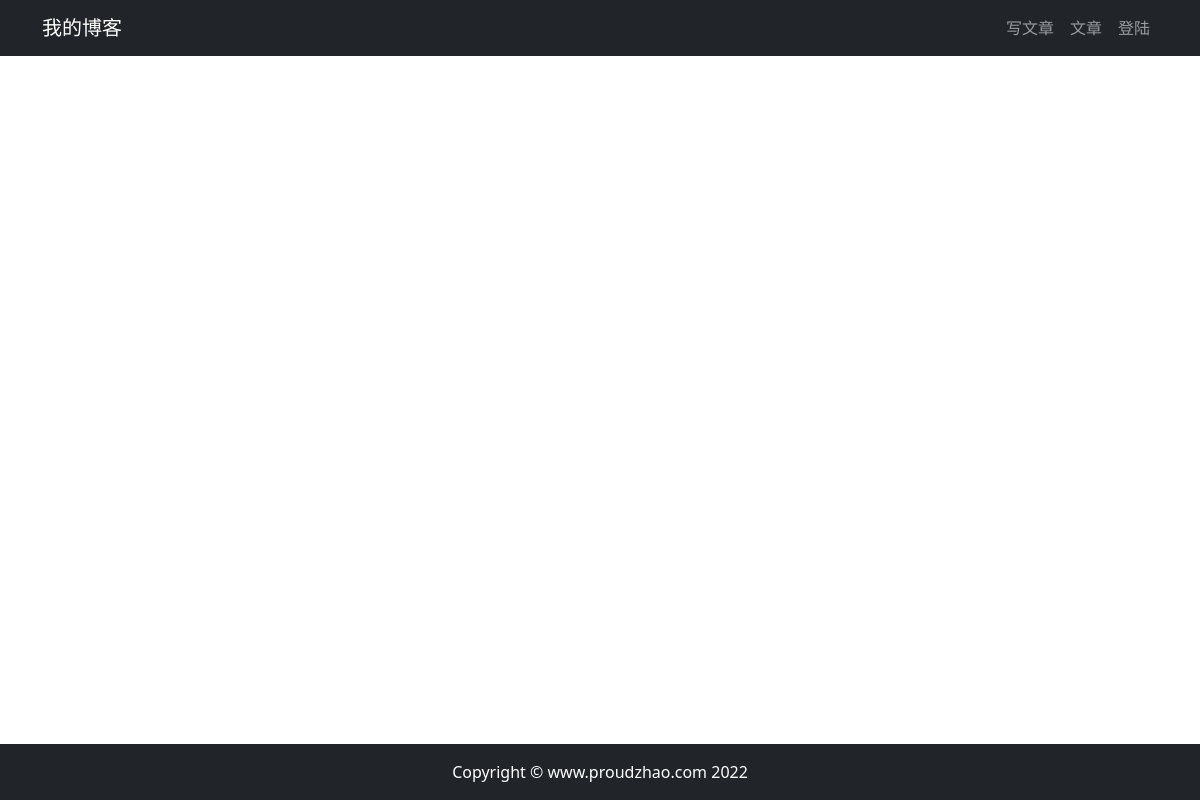
The page /article/article-list/ on the database as committed earlier.
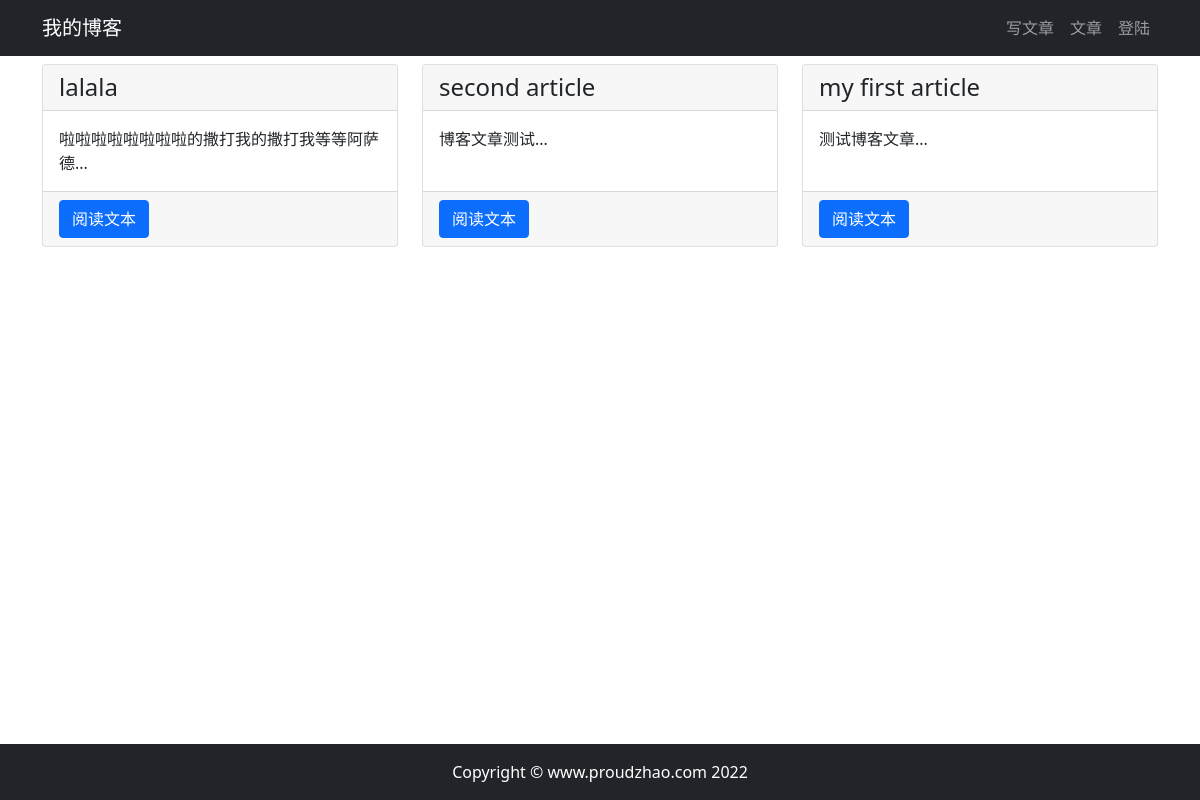
The same page on the database as committed later.
### article/models.py (models this page shows, shortened)
class ArticlePost(models.Model):
    author = models.ForeignKey(User, on_delete=models.CASCADE)
    title = models.CharField(max_length=100)
    body = models.TextField()
    created = models.DateTimeField(default=timezone.now)
    updated = models.DateTimeField(auto_now=True)
    class Meta:
        ordering = ('-created',)  # 这里是以创建时间倒序排列

### article/views.py (the view)
# urls.py: path('article-list/', views.article_list, name='article_list'),
def article_list(request):
    articles = ArticlePost.objects.all()
    context = {'articles': articles}
    return render(request, 'article/list.html', context)

### templates/article/list.html (shortened to what this page needs)
{% extends 'base.html' %}
{% load static %}
{% block content %}
    <div class="container">
        <div class="row mt-2">
            {% for article in articles %}
                <div class="col-4 mb-4">
                    <div class="card h-100">
                        <h4 class="card-header">{{ article.title }}</h4>
                        <div class="card-body">
                            <p class="card-text">{{ article.body|slice:'100' }}...</p>
                        </div>
                        <div class="card-footer">
                            <a href="{% url 'article:article_detail' article.id %}" class="btn btn-primary">阅读文本</a>
                        </div>
                    </div>
                </div>
            {% endfor %}
        </div>
    </div>
{% endblock content %}

Rows that differ between the two databases and show on the page:
added ArticlePost: title "lalala", body "啦啦啦啦啦啦啦啦的撒打我的撒打我等等阿萨德"
added ArticlePost: title "second article", body "博客文章测试"
added ArticlePost: title "my first article", body "测试博客文章"
